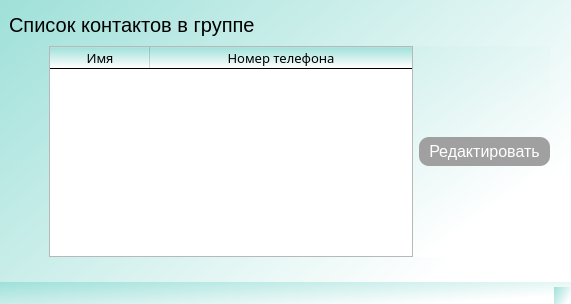
<?xml version="1.0" encoding="UTF-8"?>
<ui version="4.0">
 <class>MainWindow</class>
 <widget class="QMainWindow" name="MainWindow">
  <property name="geometry">
   <rect>
    <x>0</x>
    <y>0</y>
    <width>571</width>
    <height>304</height>
   </rect>
  </property>
  <property name="font">
   <font>
    <family>Manrope</family>
    <pointsize>16</pointsize>
   </font>
  </property>
  <property name="windowTitle">
   <string>MainWindow</string>
  </property>
  <property name="styleSheet">
   <string notr="true">QWidget {
    background: qlineargradient(spread:pad, x1:0, y1:0, x2:1, y2:0.590909, stop:0 rgba(159, 224, 217, 255), stop:1 rgba(255, 255, 255, 255));
}
</string>
  </property>
  <widget class="QWidget" name="centralwidget">
   <widget class="QLabel" name="hello">
    <property name="enabled">
     <bool>true</bool>
    </property>
    <property name="geometry">
     <rect>
      <x>9</x>
      <y>9</y>
      <width>553</width>
      <height>31</height>
     </rect>
    </property>
    <property name="minimumSize">
     <size>
      <width>553</width>
      <height>31</height>
     </size>
    </property>
    <property name="layoutDirection">
     <enum>Qt::LayoutDirection::LeftToRight</enum>
    </property>
    <property name="styleSheet">
     <string notr="true">QLabel {
    font-family: &quot;Mustica Pro&quot;;
    font-size: 20px;
    font-weight: regular; 
	background: none;
}</string>
    </property>
    <property name="text">
     <string>Список контактов в группе &lt;GROUPNAME&gt;</string>
    </property>
   </widget>
   <widget class="QWidget" name="verticalLayoutWidget">
    <property name="geometry">
     <rect>
      <x>49</x>
      <y>46</y>
      <width>501</width>
      <height>211</height>
     </rect>
    </property>
    <layout class="QVBoxLayout" name="verticalLayout">
     <item>
      <layout class="QHBoxLayout" name="horizontalLayout">
       <item>
        <widget class="QTableWidget" name="tableWidget">
         <property name="styleSheet">
          <string notr="true">QTableWidget  {
    font-family: &quot;Manrope&quot;;
    font-size: 16px;
    font-weight: regular; 
	background: none;
}</string>
         </property>
         <property name="sortingEnabled">
          <bool>true</bool>
         </property>
         <attribute name="horizontalHeaderHighlightSections">
          <bool>false</bool>
         </attribute>
         <attribute name="horizontalHeaderShowSortIndicator" stdset="0">
          <bool>true</bool>
         </attribute>
         <attribute name="horizontalHeaderStretchLastSection">
          <bool>true</bool>
         </attribute>
         <column>
          <property name="text">
           <string>Имя</string>
          </property>
          <property name="font">
           <font>
            <family>Manrope</family>
            <pointsize>10</pointsize>
           </font>
          </property>
         </column>
         <column>
          <property name="text">
           <string>Номер телефона</string>
          </property>
          <property name="font">
           <font>
            <family>Manrope</family>
            <pointsize>10</pointsize>
           </font>
          </property>
         </column>
        </widget>
       </item>
       <item>
        <widget class="QPushButton" name="pushButton">
         <property name="styleSheet">
          <string notr="true">QPushButton {
    font-family: &quot;Manrope&quot;;
    font-size: 16px;
    font-weight: regular;
	background: none;
}
QPushButton {
    background-color: #A0A0A0;  /* Зелёный фон */
    color: white;               /* Белый текст */
    font-size: 16px;            /* Размер шрифта */
    border-radius: 10px;        /* Закруглённые углы */
    padding: 5px 10px;
}

QPushButton:hover {
    background-color: #808080;  /* Тёмно-серый при наведении */
}

QPushButton:pressed {
    background-color: #404040;  /* Ещё темнее при нажатии */
}
</string>
         </property>
         <property name="text">
          <string>Редактировать</string>
         </property>
        </widget>
       </item>
      </layout>
     </item>
    </layout>
   </widget>
  </widget>
  <widget class="QMenuBar" name="menubar">
   <property name="geometry">
    <rect>
     <x>0</x>
     <y>0</y>
     <width>571</width>
     <height>22</height>
    </rect>
   </property>
  </widget>
  <widget class="QStatusBar" name="statusbar"/>
 </widget>
 <resources/>
 <connections/>
</ui>
